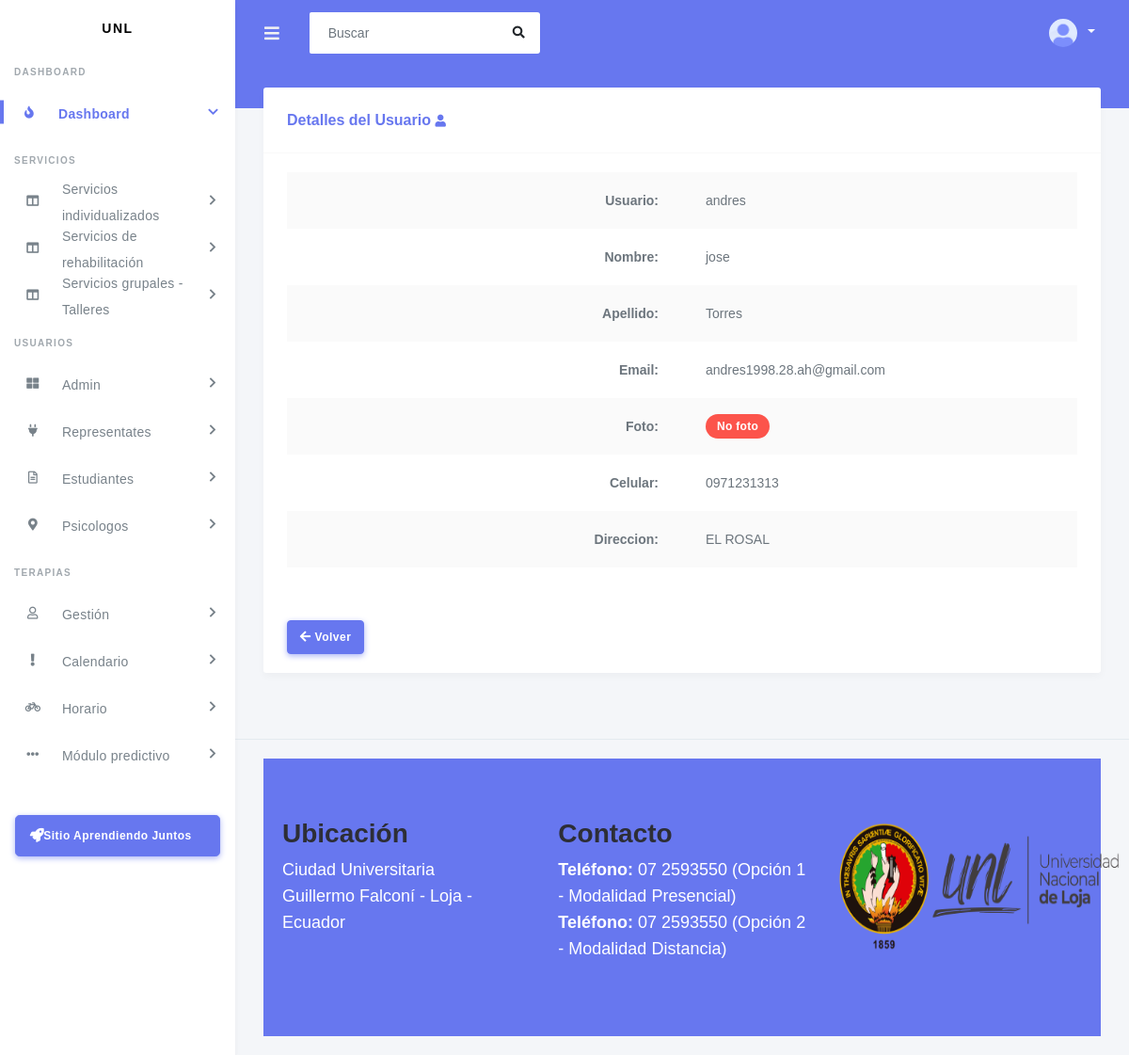
The page /verAdmin/4/ on the database its author committed.
### app/usuarios/adminis/models.py (models this page shows, shortened)
class Adminis(models.Model):
    user = models.OneToOneField(User, on_delete=models.CASCADE)
    nombre = models.CharField(max_length=100)
    apellido = models.CharField(max_length=100)
    email = models.EmailField(unique=True)
    foto = models.ImageField(upload_to='adminis/', null=True, blank=True)
    celular = models.CharField(max_length=10, blank=True, null=True)
    direccion = models.CharField(max_length=255, blank=True, null=True)

### app/usuarios/adminis/views.py (the view)
# urls.py: path('verAdmin/<int:pk>/', VerAdminisView.as_view(), name='ver_admin'),
class VerAdminisView(DetailView):
    model = Adminis
    template_name = 'usuarios/verAdmin.html'
    context_object_name = 'objects'

### templates/usuarios/verAdmin.html (shortened to what this page needs)
{% extends 'layout.html' %}
{% load static %}
{% block content %}
<section class="section">
    <div class="section-body">
        <div class="row">
            <div class="col-12">
                <div class="card">
                    <div class="card-header">
                        <h4>Detalles del Usuario <i class="fas fa-user"></i></h4>
                    </div>
                    <div class="card-body">
                        <div class="table-responsive">
                            <table class="table table-striped">
                                <tr>
                                    <th>Usuario:</th>
                                    <td>{{ objects.user }}</td>
                                </tr>
                                <tr>
                                    <th>Nombre:</th>
                                    <td>{{ objects.nombre }}</td>
                                </tr>
                                <tr>
                                    <th>Apellido:</th>
                                    <td>{{ objects.apellido }}</td>
                                </tr>
                                <tr>
                                    <th>Email:</th>
                                    <td>{{ objects.email }}</td>
                                </tr>
                                <tr>
                                    <th>Foto:</th>
                                    {% if user.foto %}
                                        <td>
                                            <img alt="image" src="{{ user.foto.url }}" class="rounded-circle" width="35" data-toggle="tooltip" title="{{ user.nombre }}">
                                        </td>
                                    {% else %}
                                    <td><div class="badge badge-danger">No foto</div></td>
                                    {% endif %}
                                </tr>
                                <tr>
                                    <th>Celular:</th>
                                    <td>{{ objects.celular }}</td>
                                </tr>
                                <tr>
                                    <th>Direccion:</th>
                                    <td>{{ objects.direccion }}</td>
                                </tr>
                            </table>
                        </div>
                    </div>
                    <div class="card-footer">
                        <a href="{% url 'listar_admin' %}" class="btn btn-primary"><i class="fas fa-arrow-left"></i> Volver</a>
                    </div>
                </div>
            </div>
        </div>
    </div>
</section>
{% endblock content %}

### templates/usuarios/verAdmin.html (style rules this page uses)
.card { margin-top: 20px; }
table { width: 100%; }
th { width: 50%; text-align: right; vertical-align: top; }
td { width: 70%; padding-left: 10px; }

### templates/footer.html (style rules this page uses)
body { font-family: Arial, sans-serif; }
.row { display: flex; flex-wrap: wrap; }

### rows shown on the page
Adminis: user "andres", nombre "jose", apellido "Torres", email "andres1998.28.ah@gmail.com", celular "0971231313", direccion "EL ROSAL"
